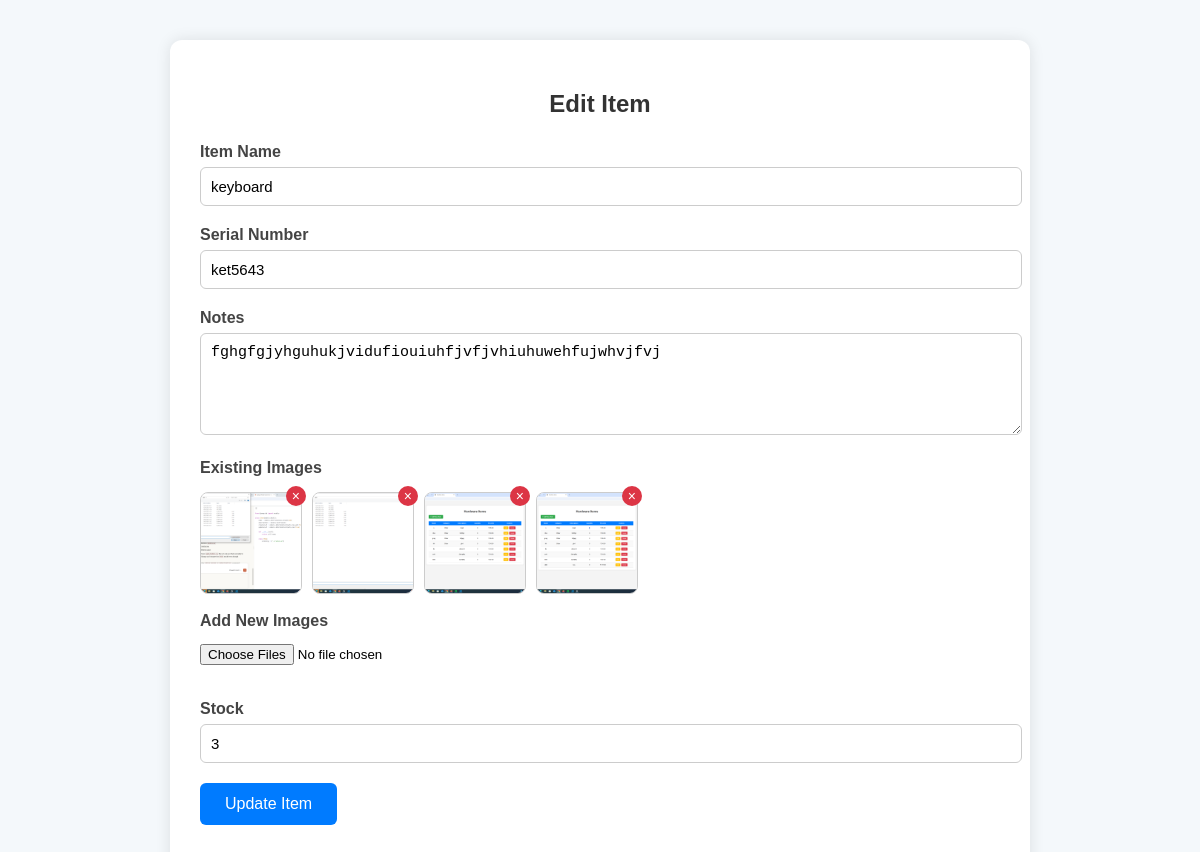
/edit/31/, run on the app's committed database.
### standbyapp/models.py (models this page shows, shortened)
class Item(models.Model):
    name = models.CharField(max_length=200)
    serial_number = models.CharField(max_length=100)
    notes = models.TextField(blank=True, null=True)
    stock = models.IntegerField(default=0)

class ItemImage(models.Model):
    item = models.ForeignKey(Item, related_name='images', on_delete=models.CASCADE)
    image = models.ImageField(upload_to='item_images/')

### standbyapp/views.py (the view, shortened to what this page needs)
# urls.py: path('edit/<int:item_id>/', views.item_edit, name='item_edit'),  # Edit
def item_edit(request, item_id):
    item = get_object_or_404(Item, id=item_id)
    return render(request, 'edit.html', {'item': item})

### standbyapp/templates/edit.html (shortened to what this page needs)
<!DOCTYPE html>
<html lang="en">
<head>
</head>
<body>
<div class="form-container">
  <h2>Edit Item</h2>
  <form method="POST" enctype="multipart/form-data">
    <div class="form-group">
      <label for="itemname">Item Name</label>
      <input type="text" id="itemname" name="itemname" value="{{ item.name }}" required>
    </div>
    <div class="form-group">
      <label for="serialnumber">Serial Number</label>
      <input type="text" id="serialnumber" name="serialnumber" value="{{ item.serial_number }}" required>
    </div>
    <div class="form-group">
      <label for="notes">Notes</label>
      <textarea id="notes" name="notes">{{ item.notes }}</textarea>
    </div>
    <div class="form-group">
      <label>Existing Images</label>
      <div class="existing-images">
        {% for img in item.images.all %}
        <div class="image-container" id="img-{{ img.id }}">
          <img src="{{ img.image.url }}" alt="Existing Image">
          <button type="button" class="remove-btn" onclick="markForDeletion('{{ img.id }}')">&times;</button>
        </div>
        {% empty %}
        <p>No existing images</p>
        {% endfor %}
      </div>
    </div>
   <div class="form-group">
  <label for="images">Add New Images</label>
  <input type="file" id="images" name="images" accept="image/*" multiple >
</div>
    <div class="form-group">
      <label for="stock">Stock</label>
      <input type="number" id="stock" name="stock" value="{{ item.stock }}" min="0" required>
    </div>
    <div class="form-group">
      <button type="submit">Update Item</button>
    </div>
  </form>
</div>
</body>
</html>

### standbyapp/templates/edit.html (style rules this page uses)
body { font-family: Arial, sans-serif; background:#f4f8fb; padding:40px; margin:0; }
.form-container { background:#fff; padding:30px; max-width:800px; margin:auto; border-radius:12px; box-shadow:0 0 15px rgba(0,0,0,0.1); }
h2 { text-align:center; margin-bottom:25px; color:#333; }
.form-group { margin-bottom:20px; }
label { display:block; font-weight:bold; margin-bottom:6px; color:#444; }
input[type="text"], input[type="number"], textarea { width:100%; padding:10px; border:1px solid #ccc; border-radius:6px; font-size:15px; }
textarea { resize:vertical; height:80px; }
input[type="file"] { margin-top:8px; }
.existing-images, .preview-images { display:flex; flex-wrap:wrap; gap:12px; margin-top:15px; }
.image-container { position:relative; width:100px; height:100px; }
.image-container img { width:100%; height:100%; object-fit:cover; border-radius:8px; border:1px solid #ccc; }
.remove-btn { position:absolute; top:-6px; right:-6px; background:#dc3545; color:white; border:none; font-size:14px; padding:2px 6px; border-radius:50%; cursor:pointer; }
button[type="submit"] { background:#007bff; color:#fff; padding:12px 25px; border:none; border-radius:6px; font-size:16px; cursor:pointer; transition:background 0.3s ease; }

### data on the page
Item: itemname "keyboard", serialnumber "ket5643", notes "fghgfgjyhguhukjvidufiouiuhfjvfjvhiuhuwehfujwhvjfvj", stock "3"
ItemImage: image (picture)
ItemImage: image (picture)
ItemImage: image (picture)
ItemImage: image (picture)
